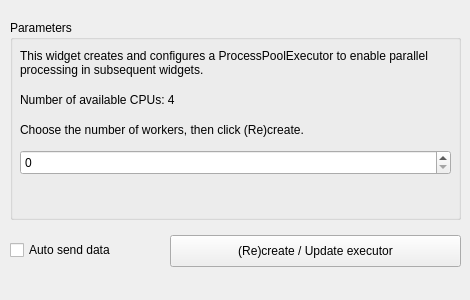
<?xml version="1.0" encoding="UTF-8"?>
<ui version="4.0">
 <class>Form</class>
 <widget class="QWidget" name="Form">
  <property name="geometry">
   <rect>
    <x>0</x>
    <y>0</y>
    <width>470</width>
    <height>300</height>
   </rect>
  </property>
  <property name="windowTitle">
   <string>Process Pool Executor</string>
  </property>
  <widget class="QGroupBox" name="groupBox">
   <property name="geometry">
    <rect>
     <x>10</x>
     <y>20</y>
     <width>451</width>
     <height>200</height>
    </rect>
   </property>
   <property name="title">
    <string>Parameters</string>
   </property>
   <widget class="QLabel" name="Description">
    <property name="geometry">
     <rect>
      <x>10</x>
      <y>20</y>
      <width>431</width>
      <height>45</height>
     </rect>
    </property>
    <property name="text">
     <string>This widget creates and configures a ProcessPoolExecutor to enable parallel processing in subsequent widgets.</string>
    </property>
    <property name="wordWrap">
     <bool>true</bool>
    </property>
   </widget>
   <widget class="QLabel" name="cpu_label">
    <property name="enabled">
     <bool>true</bool>
    </property>
    <property name="geometry">
     <rect>
      <x>10</x>
      <y>70</y>
      <width>431</width>
      <height>20</height>
     </rect>
    </property>
    <property name="text">
     <string>Number of available CPUs: 4</string>
    </property>
   </widget>
   <widget class="QLabel" name="info_label">
    <property name="geometry">
     <rect>
      <x>10</x>
      <y>100</y>
      <width>431</width>
      <height>20</height>
     </rect>
    </property>
    <property name="text">
     <string>Choose the number of workers, then click (Re)create.</string>
    </property>
   </widget>
   <widget class="QSpinBox" name="spin_workers">
    <property name="geometry">
     <rect>
      <x>10</x>
      <y>130</y>
      <width>431</width>
      <height>25</height>
     </rect>
    </property>
   </widget>
  </widget>
  <widget class="QPushButton" name="pushButton_send">
   <property name="enabled">
    <bool>true</bool>
   </property>
   <property name="geometry">
    <rect>
     <x>170</x>
     <y>235</y>
     <width>291</width>
     <height>32</height>
    </rect>
   </property>
   <property name="text">
    <string>(Re)create / Update executor</string>
   </property>
  </widget>
  <widget class="QCheckBox" name="checkBox_send">
   <property name="enabled">
    <bool>true</bool>
   </property>
   <property name="geometry">
    <rect>
     <x>10</x>
     <y>240</y>
     <width>150</width>
     <height>20</height>
    </rect>
   </property>
   <property name="text">
    <string>Auto send data</string>
   </property>
  </widget>
 </widget>
 <resources/>
 <connections/>
</ui>
